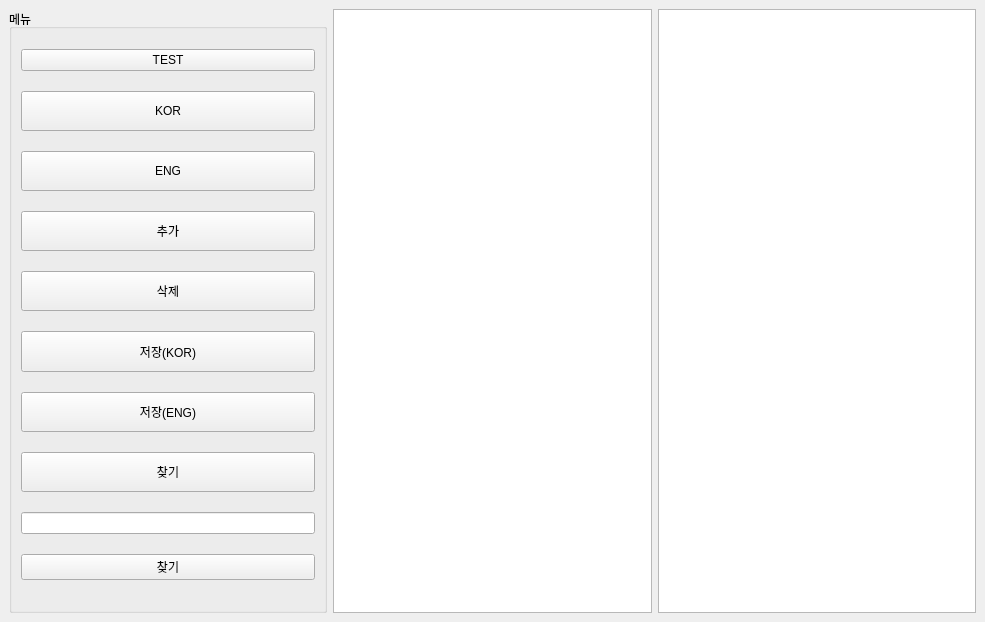
<?xml version="1.0" encoding="UTF-8"?>
<ui version="4.0">
 <class>MainWindow</class>
 <widget class="QMainWindow" name="MainWindow">
  <property name="geometry">
   <rect>
    <x>0</x>
    <y>0</y>
    <width>985</width>
    <height>622</height>
   </rect>
  </property>
  <property name="windowTitle">
   <string>MainWindow</string>
  </property>
  <widget class="QWidget" name="dockWidgetContents">
   <layout class="QHBoxLayout" name="horizontalLayout_2">
    <item>
     <widget class="QGroupBox" name="groupBox">
      <property name="sizeIncrement">
       <size>
        <width>0</width>
        <height>0</height>
       </size>
      </property>
      <property name="baseSize">
       <size>
        <width>0</width>
        <height>0</height>
       </size>
      </property>
      <property name="title">
       <string>메뉴</string>
      </property>
      <layout class="QVBoxLayout" name="verticalLayout">
       <property name="spacing">
        <number>9</number>
       </property>
       <property name="sizeConstraint">
        <enum>QLayout::SetDefaultConstraint</enum>
       </property>
       <item>
        <widget class="QPushButton" name="Btn_test">
         <property name="text">
          <string>TEST</string>
         </property>
        </widget>
       </item>
       <item>
        <widget class="QPushButton" name="Btn_kor">
         <property name="minimumSize">
          <size>
           <width>150</width>
           <height>40</height>
          </size>
         </property>
         <property name="text">
          <string>KOR</string>
         </property>
        </widget>
       </item>
       <item>
        <widget class="QPushButton" name="Btn_eng">
         <property name="minimumSize">
          <size>
           <width>150</width>
           <height>40</height>
          </size>
         </property>
         <property name="text">
          <string>ENG</string>
         </property>
        </widget>
       </item>
       <item>
        <widget class="QPushButton" name="Btn_insert">
         <property name="minimumSize">
          <size>
           <width>150</width>
           <height>40</height>
          </size>
         </property>
         <property name="text">
          <string>추가</string>
         </property>
        </widget>
       </item>
       <item>
        <widget class="QPushButton" name="Btn_remove">
         <property name="minimumSize">
          <size>
           <width>150</width>
           <height>40</height>
          </size>
         </property>
         <property name="text">
          <string>삭제</string>
         </property>
        </widget>
       </item>
       <item>
        <widget class="QPushButton" name="Btn_save_kor">
         <property name="minimumSize">
          <size>
           <width>150</width>
           <height>41</height>
          </size>
         </property>
         <property name="text">
          <string>저장(KOR)</string>
         </property>
        </widget>
       </item>
       <item>
        <widget class="QPushButton" name="Btn_save_eng">
         <property name="minimumSize">
          <size>
           <width>150</width>
           <height>40</height>
          </size>
         </property>
         <property name="text">
          <string>저장(ENG)</string>
         </property>
        </widget>
       </item>
       <item>
        <widget class="QPushButton" name="Btn_search">
         <property name="minimumSize">
          <size>
           <width>150</width>
           <height>40</height>
          </size>
         </property>
         <property name="text">
          <string>찾기</string>
         </property>
        </widget>
       </item>
       <item>
        <widget class="QLineEdit" name="lineEdit">
         <property name="alignment">
          <set>Qt::AlignLeading|Qt::AlignLeft|Qt::AlignVCenter</set>
         </property>
        </widget>
       </item>
       <item>
        <widget class="QPushButton" name="Btn_find">
         <property name="text">
          <string>찾기</string>
         </property>
        </widget>
       </item>
      </layout>
     </widget>
    </item>
    <item>
     <widget class="QTableWidget" name="tableWidget">
      <property name="autoScroll">
       <bool>false</bool>
      </property>
     </widget>
    </item>
    <item>
     <widget class="QTableWidget" name="table_eng">
      <property name="autoScroll">
       <bool>false</bool>
      </property>
     </widget>
    </item>
   </layout>
  </widget>
 </widget>
 <resources/>
 <connections/>
</ui>
